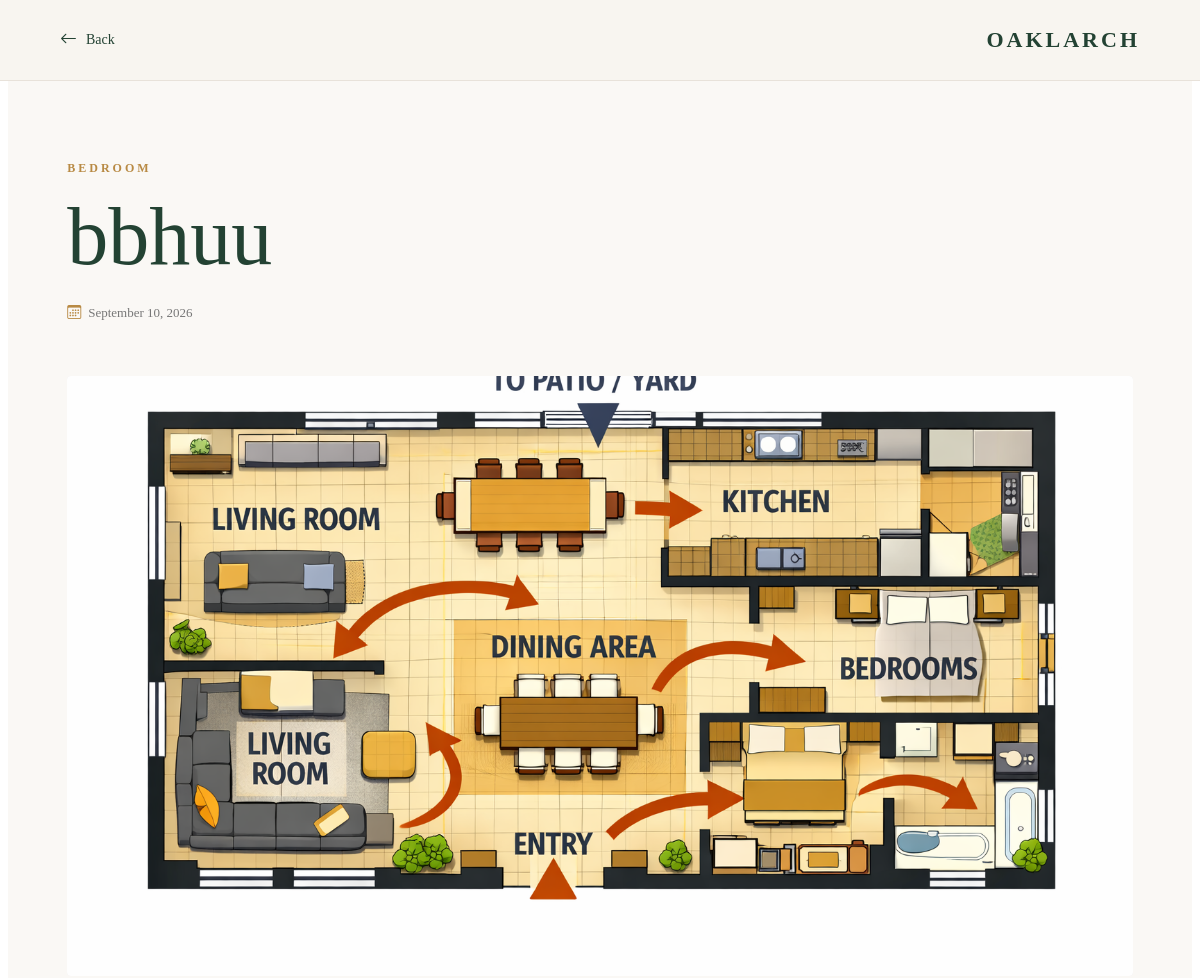
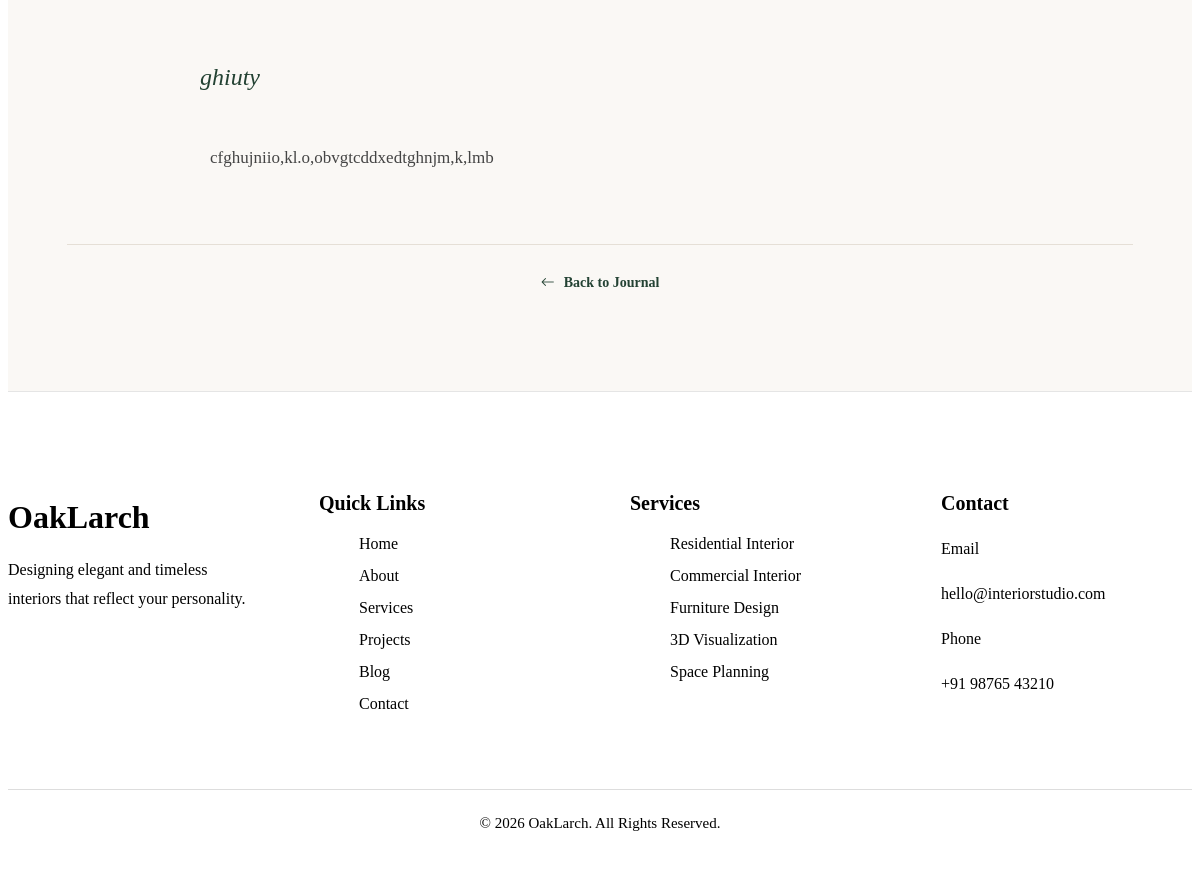
The app's page /blog/bbhuu-1/ with its own data (2 pictures, top to bottom).
### blog/models.py (models this page shows, shortened)
class BlogPost(models.Model):
    CATEGORY_CHOICES = [
        ('Interior Design', 'Interior Design'),
        ('Living Room', 'Living Room'),
        ('Bedroom', 'Bedroom'),
        ('Kitchen', 'Kitchen'),
        ('Office', 'Office'),
        ('Architecture', 'Architecture'),
        ('Tips & Ideas', 'Tips & Ideas'),
    ]
    title = models.CharField(max_length=200)
    slug = models.SlugField(
        unique=True,
        blank=True
    )
    category = models.CharField(
        max_length=50,
        choices=CATEGORY_CHOICES
    )
    featured_image = models.ImageField(
        upload_to='blog/'
    )
    excerpt = models.TextField(
        max_length=300,
        blank=True
    )
    content = models.TextField()
    author = models.ForeignKey(
        User,
        on_delete=models.SET_NULL,
        null=True,
        blank=True
    )
    created_at = models.DateTimeField(
        auto_now_add=True
    )
    updated_at = models.DateTimeField(
        auto_now=True
    )
    is_published = models.BooleanField(
        default=True
    )
    class Meta:
        ordering = ['-created_at']

### blog/views.py (the view)
def blog_detail(request, slug):
    post = get_object_or_404(
        BlogPost,
        slug=slug,
        is_published=True
    )
    return render(
        request,
        'blog_detail.html',
        {'post': post}
    )

### blog/templates/blog_detail.html (shortened to what this page needs)
{% load static %}
<!DOCTYPE html>
<html lang="en">
<head>
    <link rel="stylesheet" href="{% static 'css/blog_detail.css' %}">
    <link rel="stylesheet" href="{% static 'css/footer.css' %}">
    <link
        rel="stylesheet"
        href="https://cdn.jsdelivr.net/npm/bootstrap-icons@1.13.1/font/bootstrap-icons.min.css"
    >
</head>
<body>
    <nav class="detail-navbar">
        <div class="container">
            <a href="{% url 'home' %}#blog" class="back-link">
                <i class="bi bi-arrow-left"></i>
                <span>Back</span>
            </a>
            <a href="{% url 'home' %}" class="logo">
                OAKLARCH
            </a>
        </div>
    </nav>
    <section class="blog-detail">
        <div class="container">
            <div class="blog-header">
                <span class="category">
                    {{ post.category }}
                </span>
                <h1>
                    {{ post.title }}
                </h1>
                <div class="blog-meta">
                    <span>
                        <i class="bi bi-calendar3"></i>
                        {{ post.created_at|date:"F d, Y" }}
                    </span>
                </div>
            </div>
            {% if post.featured_image %}
            <div class="blog-detail-image">
                <img
                    src="{{ post.featured_image.url }}"
                    alt="{{ post.title }}"
                >
            </div>
            {% endif %}
            {% if post.excerpt %}
            <div class="blog-excerpt">
                {{ post.excerpt }}
            </div>
            {% endif %}
            <div class="blog-detail-content">
                {{ post.content|linebreaks }}
            </div>
            <div class="blog-back">
                <a href="{% url 'home' %}#blog">
                    <i class="bi bi-arrow-left"></i>
                    Back to Journal
                </a>
            </div>
        </div>
    </section>
    {% include "footer.html" %}
</body>
</html>

### static/css/blog_detail.css (style rules this page uses)
.detail-navbar { position: fixed; top: 0; left: 0; width: 100%; height: 80px; background: #f8f5f0; border-bottom: 1px solid #e8e2da; z-index: 1000; }
.detail-navbar .container { width: 90%; max-width: 1200px; height: 100%; margin: 0 auto; display: flex; align-items: center; justify-content: space-between; }
.back-link { display: flex; align-items: center; gap: 9px; color: #234233; font-size: 14px; font-weight: 500; text-decoration: none; transition: gap 0.3s ease; }
.back-link i { font-size: 17px; }
.detail-navbar .logo { color: #234233; font-family: "Playfair Display", serif; font-size: 22px; font-weight: 600; letter-spacing: 3px; text-decoration: none; }
.blog-detail { padding: 150px 0 100px; background: #faf8f5; }
.blog-detail .container { width: 90%; max-width: 1100px; margin: 0 auto; }
.blog-header { max-width: 900px; margin-bottom: 55px; }
.blog-header .category { display: inline-block; margin-bottom: 18px; color: #b88a44; font-size: 12px; font-weight: 600; letter-spacing: 3px; text-transform: uppercase; }
.blog-header h1 { margin: 0 0 25px; color: #234233; font-family: "Playfair Display", serif; font-size: clamp(45px, 7vw, 82px); font-weight: 500; line-height: 1.05; }
.blog-meta { display: flex; align-items: center; gap: 25px; color: #777; font-size: 13px; }
.blog-meta span { display: flex; align-items: center; gap: 7px; }
.blog-meta i { color: #b88a44; font-size: 14px; }
.blog-detail-image { width: 100%; height: 600px; overflow: hidden; border-radius: 4px; background: #eee; }
.blog-detail-image img { width: 100%; height: 100%; display: block; object-fit: cover; }
.blog-excerpt { max-width: 800px; margin: 60px auto 0; color: #234233; font-family: "Playfair Display", serif; font-size: 24px; line-height: 1.6; font-style: italic; }
.blog-detail-content { max-width: 780px; margin: 45px auto 0; color: #444; font-size: 17px; line-height: 1.9; }
.blog-detail-content p { margin: 0 0 25px; }
.blog-back { display: flex; justify-content: center; margin-top: 70px; padding-top: 30px; border-top: 1px solid #e5dfd6; }
.blog-back a { display: flex; align-items: center; gap: 9px; color: #234233; font-size: 14px; font-weight: 600; text-decoration: none; transition: gap 0.3s ease; }

### records on screen
BlogPost: category "BEDROOM", title "bbhuu", created_at "September 10, 2026", featured_image (picture), excerpt "ghiuty", content "cfghujniio,kl.o,obvgtcddxedtghnjm,k,lmb"
